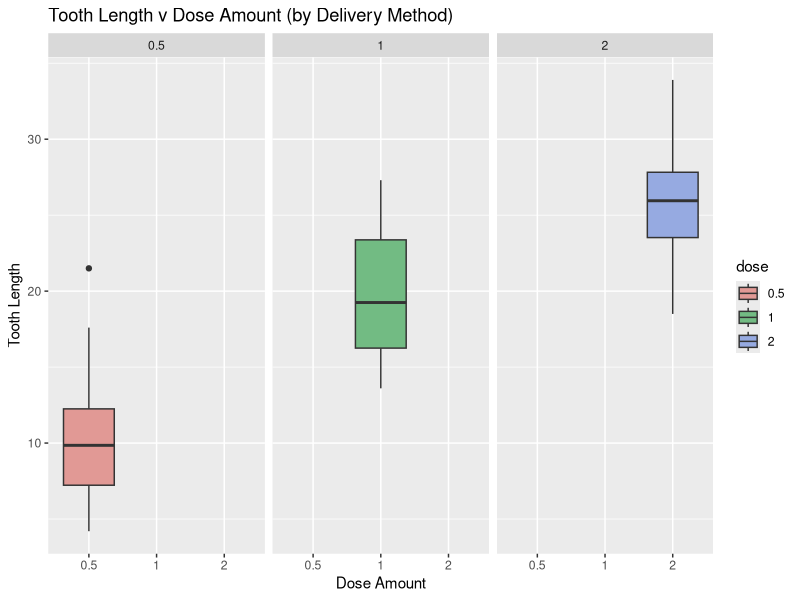
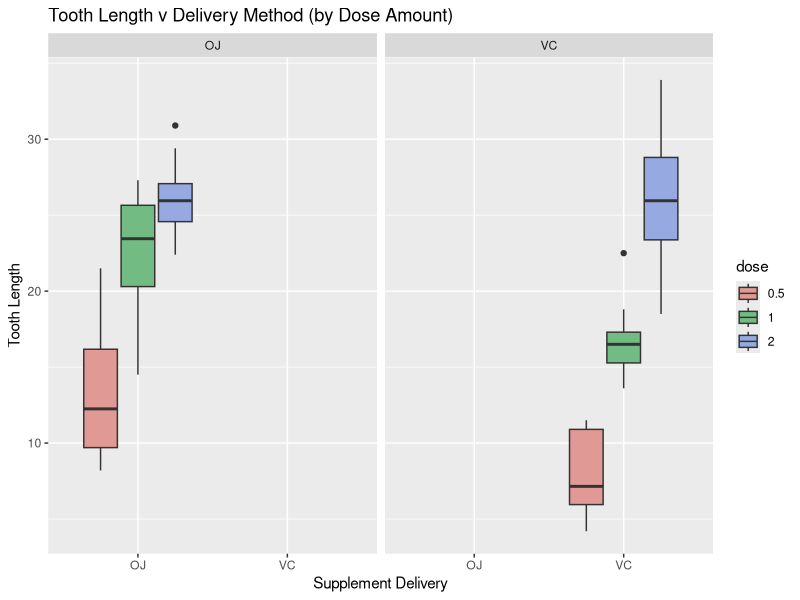

The R script that drew these images, in order:
## ---- chunk 1
knitr::opts_chunk$set(echo = TRUE)
## ---- chunk 2
setwd("/Users/sexybaboy/Documents/Files/Zetch/Online Courses/Data Science Specialization Feb18/R/Statistical Inference")
require(ggplot2)
## ---- chunk 3
data("ToothGrowth")
## ---- chunk 4
unique(ToothGrowth$len)
unique(ToothGrowth$supp)
unique(ToothGrowth$dose)
## ---- chunk 5
ToothGrowth$dose <- as.factor(ToothGrowth$dose)
## ---- chunk 6
bp <- ggplot(ToothGrowth, aes(x = dose, y = len, fill = dose)) +
  geom_boxplot(position = "dodge", varwidth = TRUE) + xlab("Dose Amount") + ylab("Tooth Length") + facet_grid(~ dose) + 
  ggtitle("Tooth Length v Dose Amount (by Delivery Method)") + 
  theme(plot.title = element_text(lineheight = .3))
bp + scale_fill_hue(l = 70, c = 50)
## ---- chunk 7
bp <- ggplot(ToothGrowth, aes(x = supp, y = len, fill = dose)) +
  geom_boxplot(position = "dodge", varwidth = TRUE) + xlab("Supplement Delivery") + ylab("Tooth Length") + facet_grid(~  supp) + ggtitle("Tooth Length v Delivery Method (by Dose Amount)") + 
  theme(plot.title = element_text(lineheight = .3))
bp + scale_fill_hue(l = 70, c = 50)
## ---- chunk 8
summary(ToothGrowth)
## ---- chunk 9
t.test(len~supp, data = ToothGrowth)
## ---- chunk 10
ToothGrowth_sub <- subset(ToothGrowth, ToothGrowth$dose %in% c(1.0, 0.5))
t.test(len~dose, data = ToothGrowth_sub)
## ---- chunk 11
ToothGrowth_sub <- subset(ToothGrowth, ToothGrowth$dose %in% c(0.5, 2.0))
t.test(len~dose, data = ToothGrowth_sub)
## ---- chunk 12
ToothGrowth_sub <- subset(ToothGrowth, ToothGrowth$dose %in% c(1.0, 2.0))
t.test(len~dose, data = ToothGrowth_sub)
